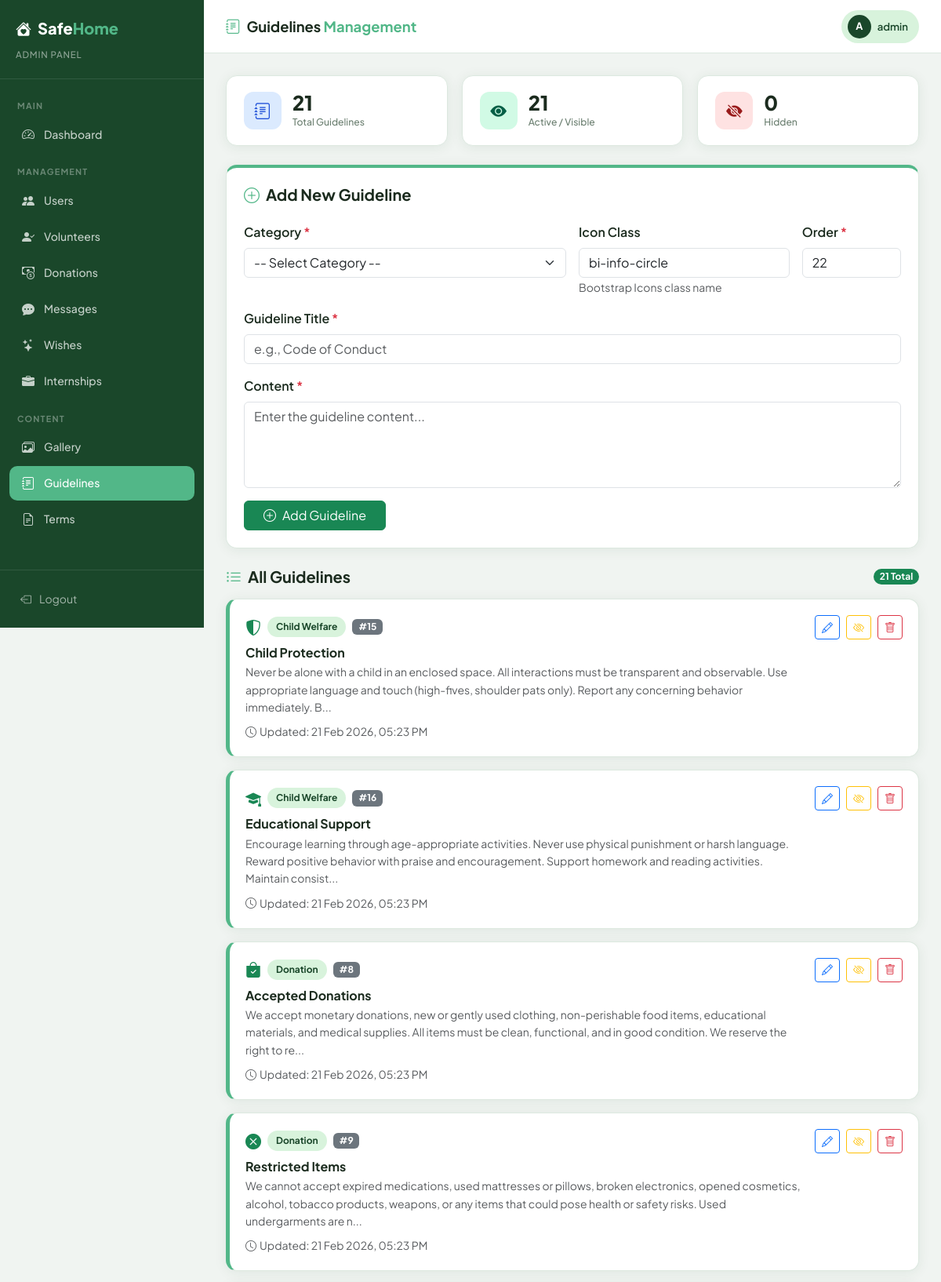
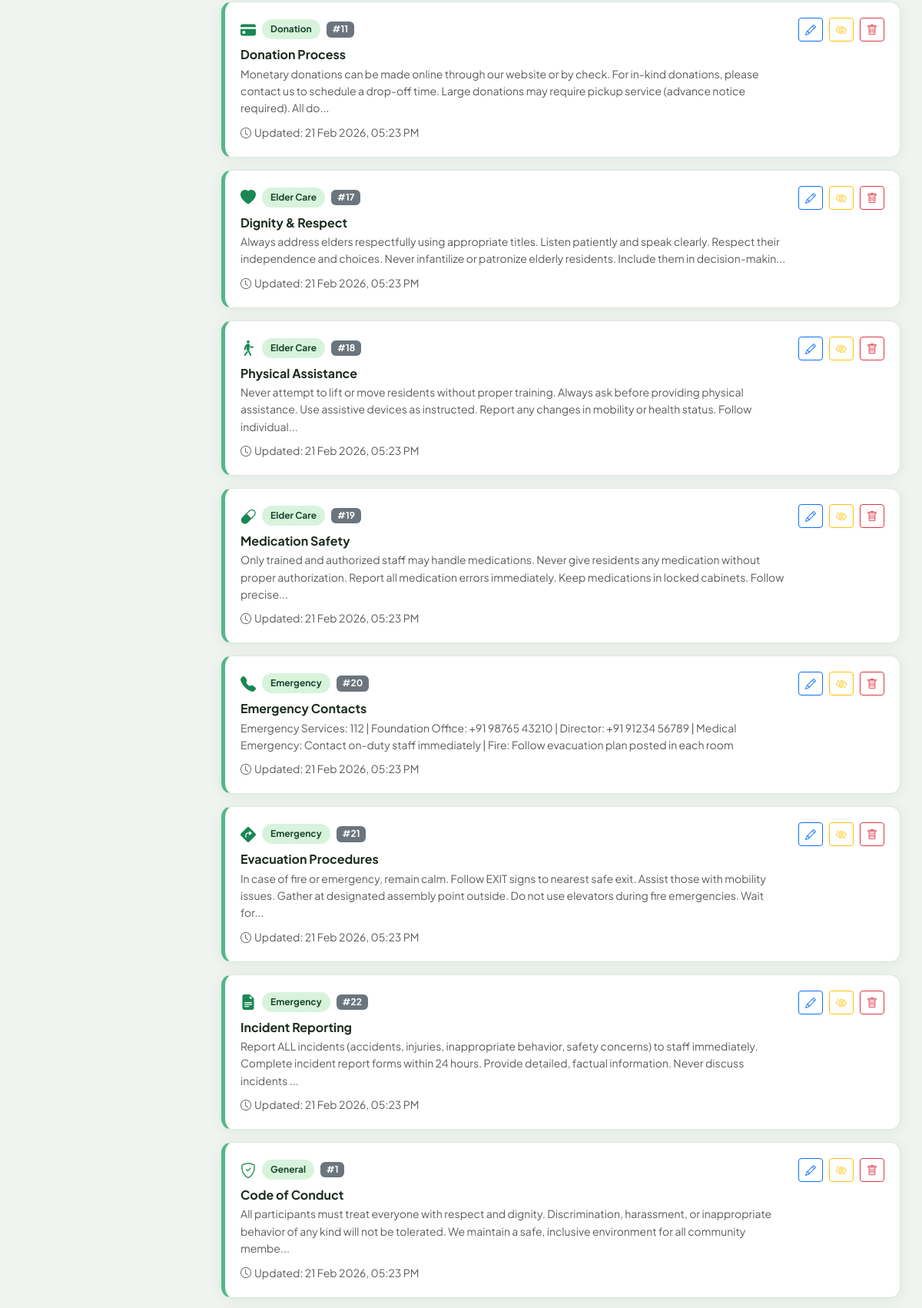
Page /admin/view_guidelines.php (signed in, upper part) on the committed database (2 pictures, top to bottom).
### tables this page shows
CREATE TABLE `guidelines` (
  `id` int(11) NOT NULL,
  `category` varchar(100) NOT NULL,
  `guideline_title` varchar(200) NOT NULL,
  `guideline_content` text NOT NULL,
  `icon` varchar(50) DEFAULT 'bi-info-circle',
  `display_order` int(11) DEFAULT 0,
  `is_active` tinyint(1) DEFAULT 1,
  `created_at` timestamp NOT NULL DEFAULT current_timestamp(),
  `updated_at` timestamp NOT NULL DEFAULT current_timestamp() ON UPDATE current_timestamp()
);

### admin/view_guidelines.php (the view, shortened to what this page needs)
<?php
include('../includes/db_connect.php');
$result     = mysqli_query($conn, "SELECT * FROM guidelines ORDER BY category ASC, display_order ASC");
$guidelines = [];
while ($row = mysqli_fetch_assoc($result)) $guidelines[] = $row;
$total = count($guidelines);
$active_count   = count(array_filter($guidelines, fn($g) => $g['is_active']));
$inactive_count = $total - $active_count;
?>
<!DOCTYPE html>
<html lang="en">
<head>
<link href="https://cdn.jsdelivr.net/npm/bootstrap@5.3.0/dist/css/bootstrap.min.css" rel="stylesheet">
<link href="https://cdn.jsdelivr.net/npm/bootstrap-icons@1.11.0/font/bootstrap-icons.css" rel="stylesheet">
</head>
<body>
<aside class="sidebar">
    <div class="sidebar-brand">
        <h4><i class="bi bi-house-heart-fill me-2"></i>Safe<span>Home</span></h4>
        <small>Admin Panel</small>
    </div>
    <nav class="sidebar-nav">
        <div class="nav-label">Main</div>
        <div class="nav-item"><a href="dashboard.php"><i class="bi bi-speedometer2"></i> Dashboard</a></div>
        <div class="nav-label mt-2">Management</div>
        <div class="nav-item"><a href="view_users.php"><i class="bi bi-people-fill"></i> Users</a></div>
        <div class="nav-item"><a href="view_volunteers.php"><i class="bi bi-person-check-fill"></i> Volunteers</a></div>
        <div class="nav-item"><a href="view_donations.php"><i class="bi bi-cash-coin"></i> Donations</a></div>
        <div class="nav-item"><a href="view_messages.php"><i class="bi bi-chat-dots-fill"></i> Messages</a></div>
        <div class="nav-item"><a href="view_wishes.php"><i class="bi bi-stars"></i> Wishes</a></div>
        <div class="nav-item"><a href="view_internships.php"><i class="bi bi-briefcase-fill"></i> Internships</a></div>
        <div class="nav-label mt-2">Content</div>
        <div class="nav-item"><a href="view_gallery.php"><i class="bi bi-images"></i> Gallery</a></div>
        <div class="nav-item"><a href="view_guidelines.php" class="active"><i class="bi bi-journal-text"></i> Guidelines</a></div>
        <div class="nav-item"><a href="view_terms.php"><i class="bi bi-file-earmark-text"></i> Terms</a></div>
    </nav>
    <div class="sidebar-footer"><a href="logout.php"><i class="bi bi-box-arrow-left"></i> Logout</a></div>
</aside>
<div class="main-wrap">
    <header class="topbar">
        <div class="topbar-title"><i class="bi bi-journal-text me-2" style="color:var(--accent)"></i>Guidelines <span>Management</span></div>
        <div class="admin-chip"><div class="avatar">A</div><?php echo htmlspecialchars($_SESSION['admin_username'] ?? 'Admin'); ?></div>
    </header>
    <main class="page-content">
        <div class="stats-grid">
            <div class="stat-card fade-up">
                <div class="stat-icon icon-blue"><i class="bi bi-journal-text"></i></div>
                <div class="stat-info"><div class="value"><?php echo $total; ?></div><div class="label">Total Guidelines</div></div>
            </div>
            <div class="stat-card fade-up">
                <div class="stat-icon icon-green"><i class="bi bi-eye-fill"></i></div>
                <div class="stat-info"><div class="value"><?php echo $active_count; ?></div><div class="label">Active / Visible</div></div>
            </div>
            <div class="stat-card fade-up">
                <div class="stat-icon icon-red"><i class="bi bi-eye-slash-fill"></i></div>
                <div class="stat-info"><div class="value"><?php echo $inactive_count; ?></div><div class="label">Hidden</div></div>
            </div>
        </div>
        <div class="page-card fade-up" style="border-top:4px solid var(--accent)">
            <h5 class="fw-bold mb-4"><i class="bi bi-plus-circle me-2" style="color:var(--accent)"></i>Add New Guideline</h5>
            <form method="POST">
                <div class="row g-3">
                    <div class="col-md-6">
                        <label class="form-label fw-semibold">Category <span class="text-danger">*</span></label>
                        <select name="category" class="form-select" required>
                            <option value="">-- Select Category --</option>
                        </select>
                    </div>
                    <div class="col-md-4">
                        <label class="form-label fw-semibold">Icon Class</label>
                        <input type="text" name="icon" class="form-control" value="bi-info-circle" placeholder="bi-shield-check">
                        <small class="text-muted">Bootstrap Icons class name</small>
                    </div>
                    <div class="col-md-2">
                        <label class="form-label fw-semibold">Order <span class="text-danger">*</span></label>
                        <input type="number" name="order" class="form-control" value="<?php echo $total + 1; ?>" required>
                    </div>
                    <div class="col-12">
                        <label class="form-label fw-semibold">Guideline Title <span class="text-danger">*</span></label>
                        <input type="text" name="title" class="form-control" placeholder="e.g., Code of Conduct" required>
                    </div>
                    <div class="col-12">
                        <label class="form-label fw-semibold">Content <span class="text-danger">*</span></label>
                        <textarea name="content" class="form-control" rows="4" placeholder="Enter the guideline content..." required></textarea>
                    </div>
                    <div class="col-12">
                        <button type="submit" name="add" class="btn btn-success px-4">
                            <i class="bi bi-plus-circle me-2"></i>Add Guideline
                        </button>
                    </div>
                </div>
            </form>
        </div>
        <div class="d-flex justify-content-between align-items-center mb-3">
            <h5 class="fw-bold mb-0"><i class="bi bi-list-ul me-2" style="color:var(--accent)"></i>All Guidelines</h5>
            <span class="badge bg-success rounded-pill"><?php echo $total; ?> Total</span>
        </div>
        <?php if ($total > 0): ?>
            <?php foreach ($guidelines as $row): ?>
            <div class="g-card fade-up <?php echo $row['is_active'] ? '' : 'inactive'; ?>">
                <div class="d-flex justify-content-between align-items-start gap-3">
                    <div class="flex-grow-1">
                        <div class="d-flex align-items-center gap-2 mb-2 flex-wrap">
                            <i class="<?php echo htmlspecialchars($row['icon']); ?> fs-5 text-success"></i>
                            <span class="cat-badge"><?php echo htmlspecialchars($row['category']); ?></span>
                            <span class="badge bg-secondary">#<?php echo $row['display_order']; ?></span>
                        </div>
                        <h6 class="fw-bold mb-1"><?php echo htmlspecialchars($row['guideline_title']); ?></h6>
                        <p class="text-muted mb-2" style="font-size:.875rem;line-height:1.6">
                            <?php echo htmlspecialchars(mb_strimwidth($row['guideline_content'], 0, 220, '...')); ?>
                        </p>
                        <small class="text-muted"><i class="bi bi-clock me-1"></i>Updated: <?php echo date('d M Y, h:i A', strtotime($row['updated_at'])); ?></small>
                    </div>
                    <div class="d-flex gap-2 flex-shrink-0">
                        <button class="btn btn-sm btn-outline-primary" data-bs-toggle="modal" data-bs-target="#editModal<?php echo $row['id']; ?>" title="Edit">
                            <i class="bi bi-pencil"></i>
                        </button>
                        <a href="?toggle=<?php echo $row['id']; ?>" class="btn btn-sm btn-outline-<?php echo $row['is_active'] ? 'warning' : 'success'; ?>" title="<?php echo $row['is_active'] ? 'Hide' : 'Show'; ?>">
                            <i class="bi bi-<?php echo $row['is_active'] ? 'eye-slash' : 'eye'; ?>"></i>
                        </a>
                        <a href="?delete=<?php echo $row['id']; ?>" class="btn btn-sm btn-outline-danger" onclick="return confirm('Delete this guideline permanently?')" title="Delete">
                            <i class="bi bi-trash"></i>
                        </a>
                    </div>
                </div>
            </div>
            <?php endforeach; ?>
        <?php endif; ?>
    </main>
</div>
</body>
</html>

### admin/view_guidelines.php (style rules this page uses)
:root { --primary:#1a472a;--accent:#52b788;--accent-soft:#d8f3dc;--sidebar-w:260px;--topbar-h:68px;--bg:#f0f4f1;--card:#fff;--text:#1b2b1e;--muted:#6b7f70;--border:#dce8df;--radius:14px;--shadow:0 2px 16px rgba(26,71,42,0.08) }
*,*::before,*::after { box-sizing:border-box;margin:0;padding:0 }
body { font-family:'Plus Jakarta Sans',sans-serif;background:var(--bg);color:var(--text);min-height:100vh }
.sidebar { position:fixed;top:0;left:0;width:var(--sidebar-w);height:100vh;background:var(--primary);display:flex;flex-direction:column;z-index:100;overflow-y:auto }
.sidebar-brand { padding:24px 20px 20px;border-bottom:1px solid rgba(255,255,255,0.1) }
.sidebar-brand h4 { color:#fff;font-weight:800;font-size:1.25rem }
.sidebar-brand h4 span { color:var(--accent) }
.sidebar-brand small { color:rgba(255,255,255,0.5);font-size:.72rem;font-weight:500;letter-spacing:.8px;text-transform:uppercase }
.sidebar-nav { padding:16px 12px;flex:1 }
.nav-label { font-size:.68rem;font-weight:700;letter-spacing:1.2px;text-transform:uppercase;color:rgba(255,255,255,0.35);padding:10px 10px 6px }
.nav-item a { display:flex;align-items:center;gap:10px;padding:10px 14px;border-radius:10px;color:rgba(255,255,255,0.75);text-decoration:none;font-size:.875rem;font-weight:500;transition:all .2s;margin-bottom:2px }
.nav-item a.active { background:var(--accent);color:#fff }
.nav-item a i { font-size:1rem;width:20px;text-align:center }
.sidebar-footer { padding:16px 12px;border-top:1px solid rgba(255,255,255,0.1) }
.sidebar-footer a { display:flex;align-items:center;gap:10px;padding:10px 14px;border-radius:10px;color:rgba(255,255,255,0.6);text-decoration:none;font-size:.875rem;transition:all .2s }
.main-wrap { margin-left:var(--sidebar-w);min-height:100vh;display:flex;flex-direction:column }
.topbar { height:var(--topbar-h);background:var(--card);border-bottom:1px solid var(--border);display:flex;align-items:center;justify-content:space-between;padding:0 28px;position:sticky;top:0;z-index:50 }
.topbar-title { font-size:1.15rem;font-weight:700 }
.topbar-title span { color:var(--accent) }
.admin-chip { display:flex;align-items:center;gap:8px;background:var(--accent-soft);padding:6px 14px 6px 8px;border-radius:50px;font-size:.82rem;font-weight:600;color:var(--primary) }
.admin-chip .avatar { width:30px;height:30px;border-radius:50%;background:var(--primary);color:#fff;display:flex;align-items:center;justify-content:center;font-size:.8rem;font-weight:700 }
.page-content { padding:28px;flex:1 }
.page-card { background:var(--card);border-radius:var(--radius);padding:22px;box-shadow:var(--shadow);border:1px solid var(--border);margin-bottom:24px }
.stats-grid { display:grid;grid-template-columns:repeat(3,1fr);gap:18px;margin-bottom:24px }
.stat-card { background:var(--card);border-radius:var(--radius);padding:20px 22px;box-shadow:var(--shadow);border:1px solid var(--border);display:flex;align-items:center;gap:14px }
.stat-icon { width:48px;height:48px;border-radius:12px;display:flex;align-items:center;justify-content:center;font-size:1.3rem;flex-shrink:0 }
.stat-info .value { font-size:1.6rem;font-weight:800;line-height:1 }
.stat-info .label { font-size:.76rem;color:var(--muted);font-weight:500;margin-top:3px }
.icon-blue { background:#dbeafe;color:#1d4ed8 }
.icon-green { background:#d1fae5;color:#065f46 }
.icon-red { background:#fee2e2;color:#991b1b }
.g-card { background:var(--card);border-radius:var(--radius);padding:20px;box-shadow:var(--shadow);border:1px solid var(--border);border-left:5px solid var(--accent);margin-bottom:16px;transition:box-shadow .2s }
.cat-badge { background:var(--accent-soft);color:var(--primary);padding:4px 11px;border-radius:20px;font-size:.75rem;font-weight:700 }
.fade-up { animation:fadeUp .4s ease both }

### rows in the picture
guidelines: category "Child Welfare", display_order "15", guideline_title "Child Protection", guideline_content "Never be alone with a child in an enclosed space. All interactions must be transparent and observable. Use appropriate language and touch (high-fives, shoulder pats only). Report any concerning behavior immediately. B...", updated_at "21 Feb 2026, 05:23 PM", is_active 1 (drawn)
guidelines: category "Child Welfare", display_order "16", guideline_title "Educational Support", guideline_content "Encourage learning through age-appropriate activities. Never use physical punishment or harsh language. Reward positive behavior with praise and encouragement. Support homework and reading activities. Maintain consist...", updated_at "21 Feb 2026, 05:23 PM", is_active 1 (drawn)
guidelines: category "Donation", display_order "8", guideline_title "Accepted Donations", guideline_content "We accept monetary donations, new or gently used clothing, non-perishable food items, educational materials, and medical supplies. All items must be clean, functional, and in good condition. We reserve the right to re...", updated_at "21 Feb 2026, 05:23 PM", is_active 1 (drawn)
guidelines: category "Donation", display_order "9", guideline_title "Restricted Items", guideline_content "We cannot accept expired medications, used mattresses or pillows, broken electronics, opened cosmetics, alcohol, tobacco products, weapons, or any items that could pose health or safety risks. Used undergarments are n...", updated_at "21 Feb 2026, 05:23 PM", is_active 1 (drawn)
guidelines: category "Donation", display_order "11", guideline_title "Donation Process", guideline_content "Monetary donations can be made online through our website or by check. For in-kind donations, please contact us to schedule a drop-off time. Large donations may require pickup service (advance notice required). All do...", updated_at "21 Feb 2026, 05:23 PM", is_active 1 (drawn)
guidelines: category "Elder Care", display_order "17", guideline_title "Dignity & Respect", guideline_content "Always address elders respectfully using appropriate titles. Listen patiently and speak clearly. Respect their independence and choices. Never infantilize or patronize elderly residents. Include them in decision-makin...", updated_at "21 Feb 2026, 05:23 PM", is_active 1 (drawn)
guidelines: category "Elder Care", display_order "18", guideline_title "Physical Assistance", guideline_content "Never attempt to lift or move residents without proper training. Always ask before providing physical assistance. Use assistive devices as instructed. Report any changes in mobility or health status. Follow individual...", updated_at "21 Feb 2026, 05:23 PM", is_active 1 (drawn)
guidelines: category "Elder Care", display_order "19", guideline_title "Medication Safety", guideline_content "Only trained and authorized staff may handle medications. Never give residents any medication without proper authorization. Report all medication errors immediately. Keep medications in locked cabinets. Follow precise...", updated_at "21 Feb 2026, 05:23 PM", is_active 1 (drawn)
guidelines: category "Emergency", display_order "20", guideline_title "Emergency Contacts", guideline_content "Emergency Services: 112 | Foundation Office: +91 98765 43210 | Director: +91 91234 56789 | Medical Emergency: Contact on-duty staff immediately | Fire: Follow evacuation plan posted in each room", updated_at "21 Feb 2026, 05:23 PM", is_active 1 (drawn)
guidelines: category "Emergency", display_order "21", guideline_title "Evacuation Procedures", guideline_content "In case of fire or emergency, remain calm. Follow EXIT signs to nearest safe exit. Assist those with mobility issues. Gather at designated assembly point outside. Do not use elevators during fire emergencies. Wait for...", updated_at "21 Feb 2026, 05:23 PM", is_active 1 (drawn)
guidelines: category "Emergency", display_order "22", guideline_title "Incident Reporting", guideline_content "Report ALL incidents (accidents, injuries, inappropriate behavior, safety concerns) to staff immediately. Complete incident report forms within 24 hours. Provide detailed, factual information. Never discuss incidents ...", updated_at "21 Feb 2026, 05:23 PM", is_active 1 (drawn)
guidelines: category "General", display_order "1", guideline_title "Code of Conduct", guideline_content "All participants must treat everyone with respect and dignity. Discrimination, harassment, or inappropriate behavior of any kind will not be tolerated. We maintain a safe, inclusive environment for all community membe...", updated_at "21 Feb 2026, 05:23 PM", is_active 1 (drawn)

### other values in the picture
$_SESSION['admin_username'] "admin"
$total "21"
$active_count "21"
$inactive_count "0"
